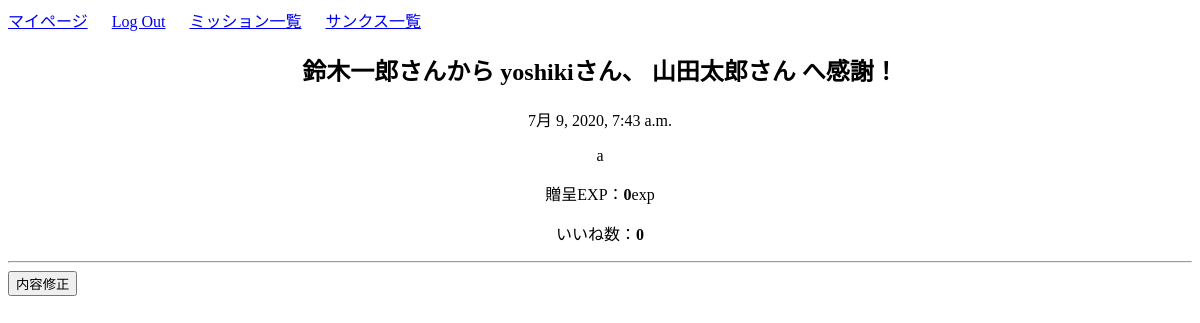
Before: /thanks/7/ (signed in) with the older database file.
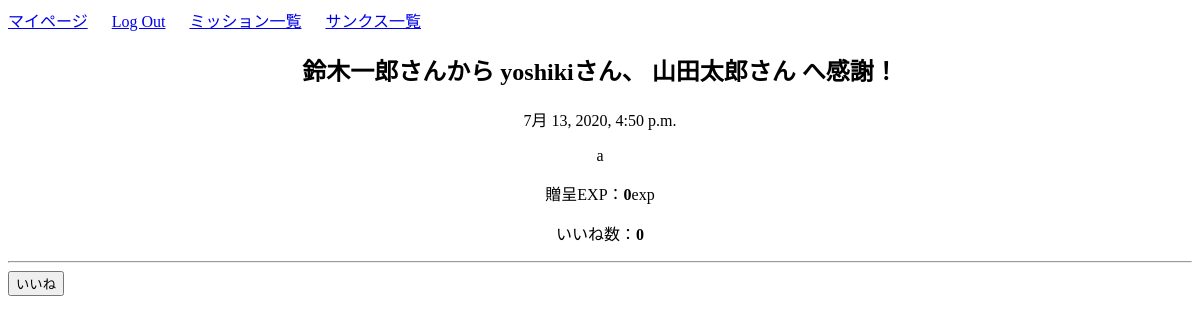
After: the same page with the newer database file.
### thanks/models.py (models this page shows, shortened)
class Thanks(models.Model):
    giver = models.ForeignKey(User, on_delete=models.CASCADE)           # 感謝をする人
    recipients = models.ManyToManyField(Profile)                        # 感謝される人
    content = models.TextField()                                        # 内容
    good_count = models.IntegerField(default=0)                         # いいね数
    date_posted = models.DateTimeField(default=timezone.now)            # 投稿された時間
    approval = models.IntegerField(choices=EXAMPLE_APPROVAL, default=0) # 承認 (済み/待ち)
    reward_exp = models.IntegerField(default=0)                         # 贈呈されるexp

### thanks/views.py (the view)
# urls.py: path('thanks/<int:pk>/', views.ThanksDetailView.as_view(), name='thanks-detail'),
class ThanksDetailView(DetailView, ModelFormMixin):
    model = Thanks
    template_name = 'thanks/thanks_detail.html'
    fields = ()
    def get_context_data(self, **kwargs):
        context = super(ThanksDetailView, self).get_context_data(**kwargs)
        profile = Profile.objects.get(user=self.request.user)
        context['profile'] = profile
        context.update({
            'form': ThanksApprovalForm(**self.get_form_kwargs()),
        })
        return context

### exp/forms.py
class ThanksApprovalForm(forms.ModelForm):
    class Meta:
        model = Thanks
        fields = [
            'reward_exp',
        ]

### thanks/templates/thanks/thanks_detail.html (shortened to what this page needs)
{% extends 'mission/base.html' %}
{% block body %}
<center>
    <h2><b>{{ object.giver }}さん</b>から
    <b>
        {% for recipient in object.recipients.all %}
            {% if forloop.last %}
                {{ recipient.user }}さん
            {% else %}
                {{ recipient.user }}さん、
            {% endif %}
        {% endfor %}
    </b>へ感謝！</h2>
    <p>{{ object.date_posted }}</p>
    <p>{{ object.content }}</p>
    <p>贈呈EXP：<b>{{ object.reward_exp }}</b>exp</p>
    <p>いいね数：<b>{{ object.good_count }}</b></p>
</center>
<hr>
{% if request.user == object.giver and object.get_approval_display == '承認待ち' %}
    <form action="{% url 'thanks-update' object.pk %}">
        <input type="submit" value="内容修正">
    </form>
{% else %}
    <form action="{% url 'thanks-good' object.pk %}">
        <input type="submit" value="いいね">
    </form>
    <br>
{% endif %}
<br>
{% endblock body %}

Changed rows visible on the page:
changed Thanks "鈴木一郎": date_posted "7月 9, 2020, 7:43 a.m." → "7月 13, 2020, 4:50 p.m."; approval 0 → 1 (drawn)
Other visible differences:
form field value: (not shown) → "いいね"
form field value: "内容修正" → (not shown)
